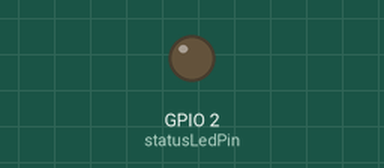
A sketch run on a simulated ESP32. Shown: output pins drawn as LEDs (lit = HIGH). WiFi joins after 1.5 s; servers stay silent unless stated; uploads are accepted with an empty reply; not simulated (calls return 0 or success): wifi_config.h; what the sketch prints to the serial monitor is not drawn.

Above: at 2.78 s.
At 7.9 s:
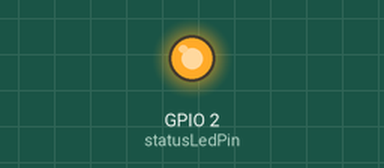
Timing chart, 0 to 15.6 s (numbered marks = the images above):
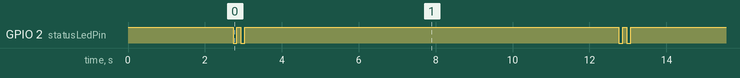

Measured:
- by itself, GPIO 2 (statusLedPin): repeats every 10.0 s: HIGH 0.10 s, LOW 0.10 s, HIGH 9.7 s, LOW 0.10 s

The sketch:

plant_sensor_node_simulator.ino
```cpp
#include <Arduino.h>
#include <WiFi.h>
#include <HTTPClient.h>
#include <math.h>
#include "wifi_config.h"

// -------------------- Wi-Fi Configuration --------------------

// Replace with the Raspberry Pi's IP address or hostname.
const char* serverUrl =
   "http://greenhouse.local:8000/api/v1/readings";

// -------------------- Device Configuration --------------------

const char* deviceId = "Pesto";

// Send one reading every 5 seconds.
const unsigned long postIntervalMs = 10000;

// Built-in LED used as the transmission indicator.
#ifndef LED_BUILTIN
#define LED_BUILTIN 2
#endif

const int statusLedPin = LED_BUILTIN;

unsigned long lastPostTime = 0;
unsigned long readingNumber = 0;
unsigned long simulationStartTime = 0;

const float twoPi = 6.28318530718;
const unsigned long moistureCycleDurationMs = 60UL * 60UL * 1000UL;
const unsigned long temperatureCycleDurationMs = 30UL * 60UL * 1000UL;
const unsigned long humidityCycleDurationMs = 45UL * 60UL * 1000UL;
const unsigned long lightCycleDurationMs = 20UL * 60UL * 1000UL;

// -------------------- Simulated Data --------------------

struct SensorData {
  float temperatureF;
  float humidityPercent;
  float lightLux;
  int moisture1Percent;
};

// -------------------- Function Prototypes --------------------

void connectToWiFi();
void blinkStatusLed(
  int blinkCount = 2,
  unsigned long onTimeMs = 100,
  unsigned long offTimeMs = 100
);

SensorData generateSimulatedData();
bool sendSensorData(const SensorData& data);
void printSensorData(const SensorData& data);


// ------------------------------------------------------------

void setup() {
  Serial.begin(115200);


  pinMode(statusLedPin, OUTPUT);
  digitalWrite(statusLedPin, HIGH);  // LED off

  delay(1000);

  Serial.println();
  Serial.println("Plant sensor simulator starting...");

  simulationStartTime = millis();

  connectToWiFi();
}

// ------------------------------------------------------------

void loop() {
  // Reconnect if Wi-Fi becomes unavailable.
  if (WiFi.status() != WL_CONNECTED) {
    connectToWiFi();
  }

  unsigned long currentTime = millis();

  if (
    lastPostTime == 0 ||
    currentTime - lastPostTime >= postIntervalMs
  ) {
    lastPostTime = currentTime;

    SensorData data = generateSimulatedData();

    printSensorData(data);

    bool sentSuccessfully = sendSensorData(data);

    if (sentSuccessfully) {
      Serial.println("Reading posted successfully.");
    } else {
      Serial.println("Failed to post reading.");
    }

    Serial.println("--------------------------------");
  }

  delay(100);
}

// -------------------- Status LED --------------------

void blinkStatusLed(
  int blinkCount,
  unsigned long onTimeMs,
  unsigned long offTimeMs
) {
  for (int blink = 0; blink < blinkCount; blink++) {
    digitalWrite(statusLedPin, LOW);   // LED on
    delay(onTimeMs);

    digitalWrite(statusLedPin, HIGH);  // LED off

    if (blink < blinkCount - 1) {
      delay(offTimeMs);
    }
  }
}

// -------------------- Wi-Fi --------------------

void connectToWiFi() {
  if (WiFi.status() == WL_CONNECTED) {
    return;
  }

  Serial.print("Connecting to Wi-Fi: ");
  Serial.println(wifiSsid);

  digitalWrite(statusLedPin, HIGH);  // Keep LED off

  WiFi.mode(WIFI_STA);
  WiFi.begin(wifiSsid, wifiPassword);

  const unsigned long timeoutMs = 20000;
  unsigned long connectionStart = millis();

  while (
    WiFi.status() != WL_CONNECTED &&
    millis() - connectionStart < timeoutMs
  ) {
    delay(500);
    Serial.print(".");
  }

  Serial.println();

  if (WiFi.status() == WL_CONNECTED) {
    Serial.println("Wi-Fi connected.");

    Serial.print("Device IP address: ");
    Serial.println(WiFi.localIP());

    Serial.print("Signal strength: ");
    Serial.print(WiFi.RSSI());
    Serial.println(" dBm");
  } else {
    Serial.println("Wi-Fi connection timed out.");
  }
}

// -------------------- Simulated Sensor Data --------------------

SensorData generateSimulatedData() {
  unsigned long elapsedMs = millis() - simulationStartTime;

  // Temperature, humidity, and light smoothly oscillate within their
  // configured ranges instead of changing randomly between readings.
  float temperaturePhase = twoPi * (
    static_cast<float>(elapsedMs % temperatureCycleDurationMs) /
    temperatureCycleDurationMs
  );
  float humidityPhase = twoPi * (
    static_cast<float>(elapsedMs % humidityCycleDurationMs) /
    humidityCycleDurationMs
  );
  float lightPhase = twoPi * (
    static_cast<float>(elapsedMs % lightCycleDurationMs) /
    lightCycleDurationMs
  );

  float temperatureF = 75.0 + 10.0 * sin(temperaturePhase);
  float humidityPercent = 55.0 + 25.0 * sin(humidityPhase);
  float lightLux = 1000.0 + 1000.0 * sin(lightPhase);

  // Moisture drains steadily from maximum to the low threshold over one
  // hour. At the end of the cycle it jumps back to maximum, simulating
  // watering after the plant needs water.
  unsigned long moistureElapsedMs = elapsedMs % moistureCycleDurationMs;
  float moistureProgress = static_cast<float>(moistureElapsedMs) /
    moistureCycleDurationMs;
  int moisture1Percent = static_cast<int>(
    90.0 - (65.0 * moistureProgress)
  );

  if (moistureElapsedMs < postIntervalMs) {
    Serial.println("Simulation: plant was watered; moisture reset to maximum.");
  }

  SensorData data;

  data.temperatureF = temperatureF;
  data.humidityPercent = humidityPercent;
  data.lightLux = lightLux;
  data.moisture1Percent = moisture1Percent;

  return data;
}

// -------------------- HTTP POST --------------------

bool sendSensorData(const SensorData& data) {
  if (WiFi.status() != WL_CONNECTED) {
    Serial.println("Cannot send data: Wi-Fi unavailable.");
    return false;
  }

  WiFiClient wifiClient;
  HTTPClient http;

  if (!http.begin(wifiClient, serverUrl)) {
    Serial.println("Unable to initialize HTTP client.");
    return false;
  }

  // E-ink refreshes can take longer than a normal HTTP request.
  http.setConnectTimeout(10000);
  http.setTimeout(60000);
  http.addHeader("Content-Type", "application/json");

  String jsonPayload = "{";

  jsonPayload += "\"device_id\":\"";
  jsonPayload += deviceId;
  jsonPayload += "\",";

  jsonPayload += "\"reading_number\":";
  jsonPayload += String(readingNumber++);
  jsonPayload += ",";

  jsonPayload += "\"temperature_f\":";
  jsonPayload += String(data.temperatureF, 1);
  jsonPayload += ",";

  jsonPayload += "\"humidity_percent\":";
  jsonPayload += String(data.humidityPercent, 1);
  jsonPayload += ",";

  jsonPayload += "\"light_lux\":";
  jsonPayload += String(data.lightLux, 1);
  jsonPayload += ",";

  jsonPayload += "\"moisture_1_percent\":";
  jsonPayload += String(data.moisture1Percent);
  jsonPayload += ",";

  jsonPayload += "\"uptime_seconds\":";
  jsonPayload += String(millis() / 1000);

  jsonPayload += "}";

  Serial.println("POST payload:");
  Serial.println(jsonPayload);

  int responseCode = http.POST(jsonPayload);

  if (responseCode <= 0) {
    Serial.print("HTTP request error: ");
    Serial.println(http.errorToString(responseCode));

    http.end();
    return false;
  }

  // Blink after the server receives the message successfully.
  if (responseCode >= 200 && responseCode < 300) {
    blinkStatusLed(2, 100, 100);
  }

  Serial.print("HTTP response code: ");
  Serial.println(responseCode);

  String responseBody = http.getString();

  if (responseBody.length() > 0) {
    Serial.println("Server response:");
    Serial.println(responseBody);
  }

  http.end();

  return responseCode >= 200 && responseCode < 300;
}

// -------------------- Serial Output --------------------

void printSensorData(const SensorData& data) {
  Serial.println();
  Serial.println("Simulated sensor reading");

  Serial.print("Temperature: ");
  Serial.print(data.temperatureF, 1);
  Serial.println(" F");

  Serial.print("Humidity: ");
  Serial.print(data.humidityPercent, 1);
  Serial.println(" %");

  Serial.print("Light: ");
  Serial.print(data.lightLux, 1);
  Serial.println(" lux");

  Serial.print("Moisture 1: ");
  Serial.print(data.moisture1Percent);
  Serial.println(" %");

}
```
